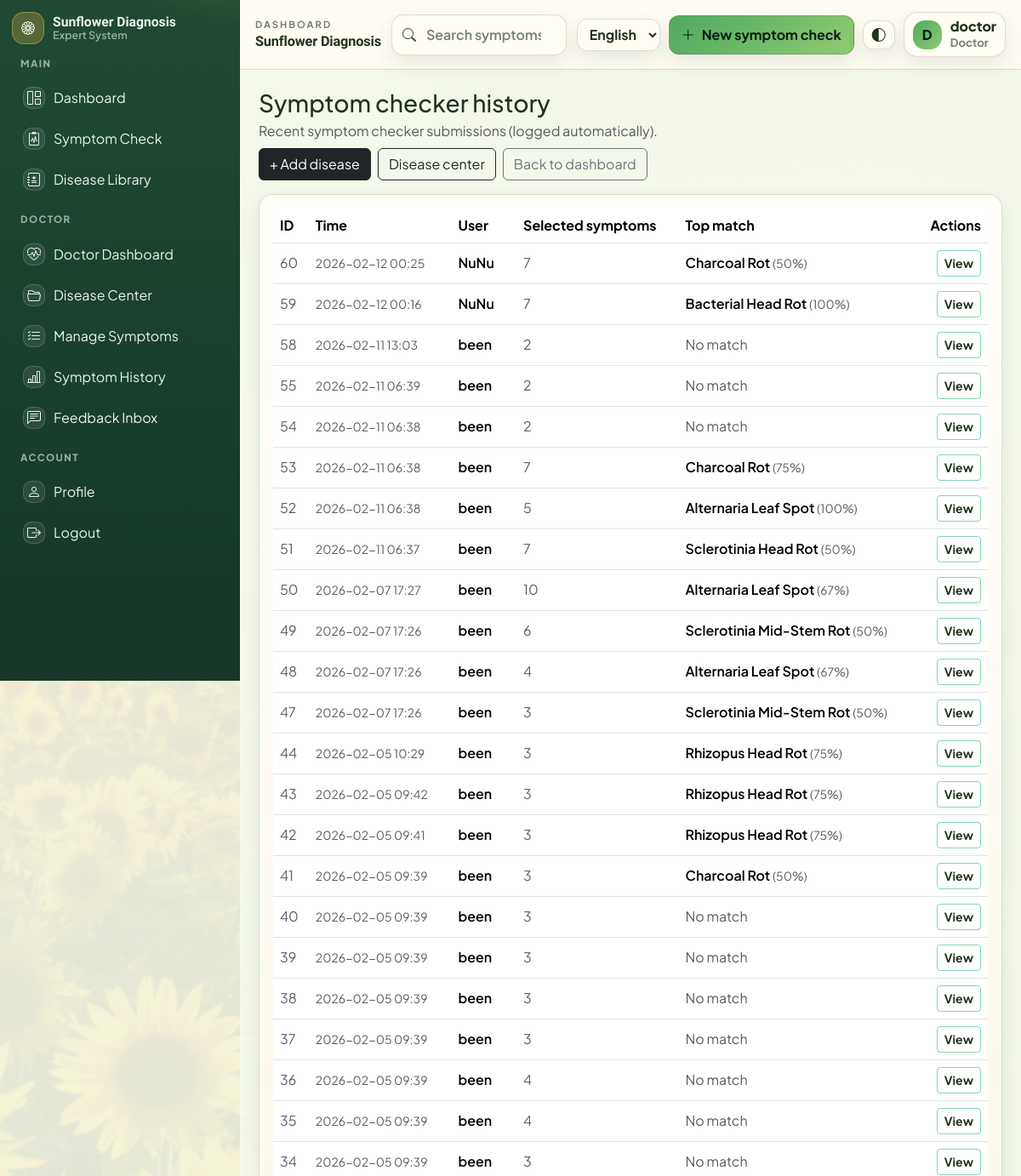
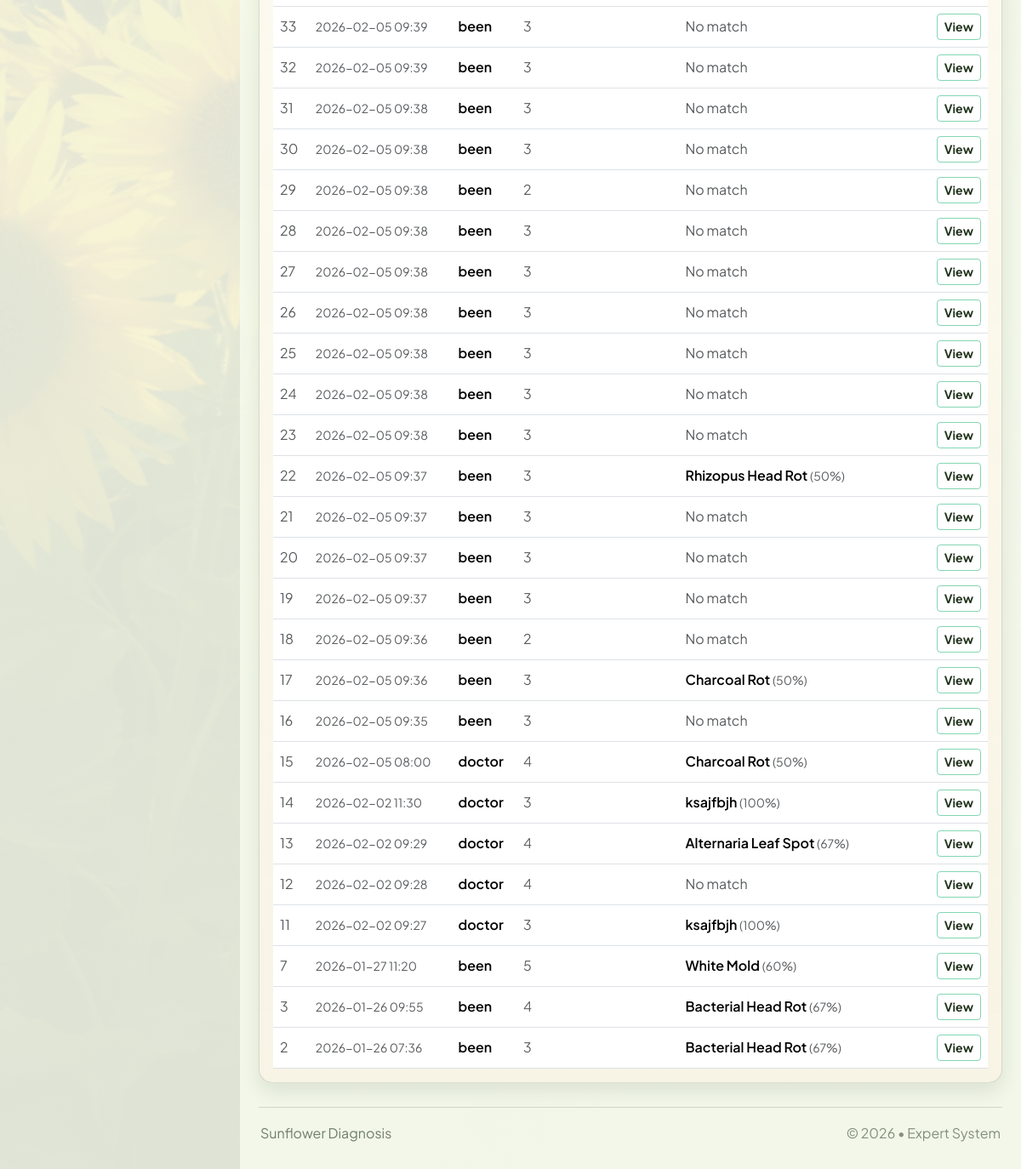
Page /admin/symptom-checks (signed in) on the committed database (2 pictures, top to bottom).
### app/models/user.py (models this page shows, shortened)
class User(UserMixin, db.Model):
    __tablename__ = "users"
    id = db.Column(db.Integer, primary_key=True)
    username = db.Column(db.String(80), unique=True, nullable=False, index=True)
    email = db.Column(db.String(120), unique=True, nullable=False, index=True)
    password_hash = db.Column(db.String(255), nullable=False)
    role = db.Column(db.String(20), nullable=False, default="user")  # "user", "doctor", or "admin"
    created_at = db.Column(db.DateTime, default=datetime.utcnow, nullable=False)
    role_id = db.Column(db.Integer, db.ForeignKey("roles.id"), nullable=True, index=True)
    role_obj = db.relationship("Role", lazy="joined")
    symptom_checks = db.relationship(
        "SymptomCheck", back_populates="user", cascade="all, delete-orphan"
    )
    feedback_items = db.relationship(
        "Feedback", back_populates="user", cascade="all, delete-orphan"
    )
    def has_permission(self, permission_name: str) -> bool:
        if not permission_name:
            return False
        if self.role == "admin" and permission_name == "access_admin":
            return True
        try:
            q = (
                db.session.query(Permission.id)
                .join(role_permissions, Permission.id == role_permissions.c.permission_id)
                .filter(Permission.name == permission_name)
            )
            if self.role_id:
                q = q.filter(role_permissions.c.role_id == self.role_id)
            else:
                q = q.join(Role, Role.id == role_permissions.c.role_id).filter(Role.name == self.role)
            row = q.first()
            return row is not None
        except OperationalError:
            return self.role == "admin"

### app/routes/admin.py (the view)
@admin_bp.route("/symptom-checks")
@login_required
@permission_required("view_symptom_checks")
def symptom_checks():
    checks = (
        SymptomCheck.query.join(User)
        .filter(User.role != "admin")
        .order_by(SymptomCheck.created_at.desc())
        .limit(200)
        .all()
    )
    return render_template("admin/symptom_checks.html", checks=checks)

### app/models/user.py (called while the page is built)
@login_manager.user_loader
def load_user(user_id: str):
    return User.query.get(int(user_id))

### app/utils.py (called while the page is built)
def permission_required(permission_name: str):
    def decorator(fn):
        @wraps(fn)
        def wrapper(*args, **kwargs):
            if not current_user.is_authenticated:
                abort(403)
            if not getattr(current_user, "has_permission", None):
                abort(403)
            if not current_user.has_permission(permission_name):
                abort(403)
            return fn(*args, **kwargs)
        return wrapper
    return decorator

### app/templates/admin/symptom_checks.html (shortened to what this page needs)
{% extends "base.html" %}

### app/templates/base.html (shortened to what this page needs)
<!doctype html>
<html lang="en" data-theme="light" data-bs-theme="light">
<head>
  <link href="https://cdn.jsdelivr.net/npm/bootstrap@5.3.3/dist/css/bootstrap.min.css" rel="stylesheet">
  <link href="https://cdn.jsdelivr.net/npm/bootstrap-icons@1.11.3/font/bootstrap-icons.min.css" rel="stylesheet">
  <link rel="stylesheet" href="{{ url_for('static', filename='css/style.css') }}?v=15">
</head>
<body>
  {% set authed = current_user.is_authenticated %}
  {% if authed %}
  <div class="sf-app">
    <aside class="sf-sidebar" aria-label="Sidebar">
      <div class="sf-side-head">
        <a class="sf-brand" href="{{ url_for('main.home') }}">
          <span class="sf-brand-icon" aria-hidden="true"><i class="bi bi-flower1"></i></span>
          <span class="sf-brand-text">
            <span class="sf-brand-title" data-i18n="brand_title">Sunflower Diagnosis</span>
            <span class="sf-brand-sub" data-i18n="brand_sub">Expert System</span>
          </span>
        </a>
      </div>
      <nav class="sf-nav">
        <div class="sf-nav-section" data-i18n="nav_main">MAIN</div>
        <a class="sf-nav-item {% if request.path == '/' %}is-active{% endif %}" href="{{ url_for('main.home') }}">
          <span class="sf-nav-ico" aria-hidden="true"><i class="bi bi-grid-1x2"></i></span>
          <span data-i18n="nav_dashboard">Dashboard</span>
        </a>
        <a class="sf-nav-item {% if request.path.startswith('/diagnose') %}is-active{% endif %}" href="{{ url_for('main.diagnose_page') }}">
          <span class="sf-nav-ico" aria-hidden="true"><i class="bi bi-clipboard2-pulse"></i></span>
          <span data-i18n="nav_symptom_check">Symptom Check</span>
        </a>
        <a class="sf-nav-item" href="{{ url_for('main.home') }}#library">
          <span class="sf-nav-ico" aria-hidden="true"><i class="bi bi-journal-medical"></i></span>
          <span data-i18n="nav_disease_library">Disease Library</span>
        </a>
        {% if current_user.has_permission('manage_diseases') and not current_user.has_permission('access_admin') %}
          <div class="sf-nav-section" data-i18n="nav_doctor">DOCTOR</div>
          <a class="sf-nav-item {% if request.path.startswith('/doctor') and (request.path == '/doctor' or request.path.startswith('/doctor/dashboard')) %}is-active{% endif %}" href="{{ url_for('doctor.dashboard') }}">
            <span class="sf-nav-ico" aria-hidden="true"><i class="bi bi-heart-pulse"></i></span>
            <span data-i18n="nav_doctor_dashboard">Doctor Dashboard</span>
          </a>
          <a class="sf-nav-item {% if request.path.startswith('/doctor/diseases') or request.path.startswith('/doctor/disease/') %}is-active{% endif %}" href="{{ url_for('doctor.diseases') }}">
            <span class="sf-nav-ico" aria-hidden="true"><i class="bi bi-folder2-open"></i></span>
            <span data-i18n="nav_disease_center">Disease Center</span>
          </a>
          <a class="sf-nav-item {% if request.path.startswith('/doctor/checklists') or request.path.startswith('/doctor/checklist/') %}is-active{% endif %}" href="{{ url_for('doctor.checklists') }}">
            <span class="sf-nav-ico" aria-hidden="true"><i class="bi bi-list-check"></i></span>
            <span data-i18n="nav_manage_symptoms">Manage Symptoms</span>
          </a>
          {% if current_user.has_permission('view_symptom_checks') %}
          <a class="sf-nav-item {% if request.path.startswith('/doctor/symptom') %}is-active{% endif %}" href="{{ url_for('doctor.symptom_checks') }}">
            <span class="sf-nav-ico" aria-hidden="true"><i class="bi bi-bar-chart-line"></i></span>
            <span data-i18n="nav_symptom_history">Symptom History</span>
          </a>
          {% endif %}
          <a class="sf-nav-item {% if request.path.startswith('/doctor/feedback') %}is-active{% endif %}" href="{{ url_for('doctor.feedback') }}">
            <span class="sf-nav-ico" aria-hidden="true"><i class="bi bi-chat-left-text"></i></span>
            <span data-i18n="nav_feedback_inbox">Feedback Inbox</span>
          </a>
        {% endif %}
        <div class="sf-nav-section" data-i18n="nav_account">ACCOUNT</div>
        <a class="sf-nav-item {% if request.path.startswith('/user/profile') %}is-active{% endif %}" href="{{ url_for('user.profile') }}">
          <span class="sf-nav-ico" aria-hidden="true"><i class="bi bi-person"></i></span>
          <span data-i18n="nav_profile">Profile</span>
        </a>
        <a class="sf-nav-item" href="{{ url_for('auth.logout') }}">
          <span class="sf-nav-ico" aria-hidden="true"><i class="bi bi-box-arrow-right"></i></span>
          <span data-i18n="nav_logout">Logout</span>
        </a>
      </nav>
    </aside>
    <div class="sf-main">
      <header class="sf-topbar">
        <div class="sf-topbar-left">
          <div class="sf-topbar-meta">
            <div class="sf-topbar-kicker" data-i18n="topbar_kicker">Dashboard</div>
            <div class="sf-topbar-title" data-i18n="topbar_title">Sunflower Diagnosis</div>
          </div>
        </div>
        <form class="sf-search" role="search" method="get" action="{{ url_for('main.search') }}">
          <i class="bi bi-search sf-search-ico" aria-hidden="true"></i>
          <input class="sf-search-input" type="search" name="q" value="{{ request.args.get('q','') }}" placeholder="Search symptoms, reports, crops" data-i18n-placeholder="search_placeholder" autocomplete="off" aria-label="Search">
        </form>
        <div class="sf-top-actions">
          <select class="sf-lang-select" data-language-select aria-label="Language">
            <option value="en">English</option>
          </select>
          <a class="sf-primary-btn" href="{{ url_for('main.diagnose_page') }}">
            <i class="bi bi-plus-lg" aria-hidden="true"></i>
            <span data-i18n="new_symptom_check">New symptom check</span>
          </a>
          <button class="sf-icon-btn" type="button" data-action="toggleTheme" title="Toggle theme" data-i18n-title="toggle_theme" aria-label="Toggle theme">
            <i class="bi bi-circle-half" aria-hidden="true"></i>
          </button>
          <div class="sf-userchip" title="Signed in">
            <div class="sf-avatar" aria-hidden="true">{{ (current_user.username or 'U')[0] | upper }}</div>
            <div class="sf-userchip-text d-none d-sm-block">
              <div class="sf-userchip-name" data-no-translate>{{ current_user.username }}</div>
              <div class="sf-userchip-role">{{ (current_user.role or 'user') | capitalize }}</div>
            </div>
          </div>
        </div>
      </header>
      <main class="sf-content">
        {{ page_content | safe }}
        <footer class="sf-footer">
          <div data-i18n="footer_title">Sunflower Diagnosis</div>
          <div class="sf-footer-muted" data-i18n="footer_sub">© 2026 • Expert System</div>
        </footer>
      </main>
    </div>
  </div>
  {% endif %}
</body>
</html>

### rows in the picture
User: username "D", username "doctor", role "Doctor"
User: username "Symptom checker history Recent symptom checker submissions (logged automatically). + Add disease Disease center Back to dashboard ID Time User Selected symptoms Top match Actions 60 2026-02-12 00:25 NuNu 7 Charcoal Rot (50%) View 59 2026-02-12 00:16 NuNu 7 Bacterial Head Rot (100%) View 58 2026-02-11 13:03 been 2 No match View 55 2026-02-11 06:39 been 2 No match View 54 2026-02-11 06:38 been 2 No match View 53 2026-02-11 06:38 been 7 Charcoal Rot (75%) View 52 2026-02-11 06:38 been 5 Alternaria Leaf Spot (100%) View 51 2026-02-11 06:37 been 7 Sclerotinia Head Rot (50%) View 50 2026-02-07 17:27 been 10 Alternaria Leaf Spot (67%) View 49 2026-02-07 17:26 been 6 Sclerotinia Mid-Stem Rot (50%)…"
